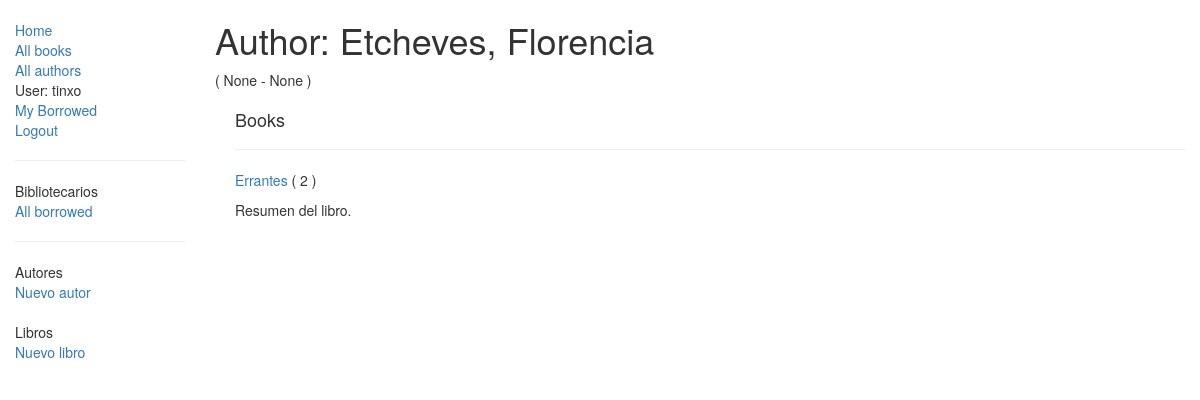
Before: /catalog/author/1 (signed in) with the older database file.
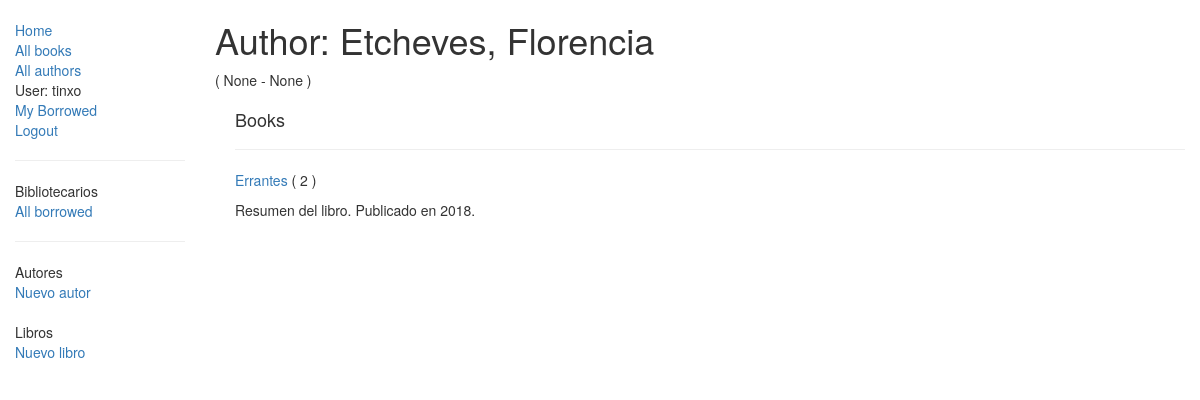
After: the same page with the newer database file.
### catalog/models.py (models this page shows, shortened)
class Book(models.Model):
    title = models.CharField(max_length=200)
    author = models.ForeignKey('Author', on_delete=models.SET_NULL, null=True)
    summary = models.TextField(max_length=1000, help_text="Enter a brief description of the book")
    isbn = models.CharField('ISBN',max_length=13, help_text='13 Character <a href="https://www.isbn-international.org/content/what-isbn">ISBN number</a>')
    genre = models.ManyToManyField(Genre, help_text="Select a genre for this book")
    lenguaje = models.ForeignKey('Lenguaje', on_delete=models.SET_NULL, null=True)
    def get_absolute_url(self):
        return reverse('book-detail', args=[str(self.id)])
    def display_genre(self):
        """
        Creates a string for the Genre. This is required to display genre in Admin.
        """
        return ', '.join([ genre.name for genre in self.genre.all()[:3] ])
    display_genre.short_description = 'Genre'
    class Meta:
        permissions = (
            ("can_add_mod_del_books", "Add, modify or delete books"),
        )

### catalog/views.py (the view)
# urls.py: url(r'^author/(?P<pk>\d+)$', views.AuthorDetailView.as_view(), name='author-detail'),
class AuthorDetailView(LoginRequiredMixin, generic.DetailView):
    model = Author

### catalog/models.py (called while the page is built)
    def __str__(self):
        return '{0}, {1}'.format(self.last_name, self.first_name)

### catalog/templates/catalog/author_detail.html
{% extends "base_generic.html" %}
{% block content %}
  <h1>Author: {{ author }}</h1>
  <p>( {{ author.date_of_birth }} - {{author.date_of_death}} )</p>
  <div style="margin-left:20px;margin-top:20px">
    <h4>Books</h4>
    {% for book in author.book_set.all %}
    <hr>
    <p> <a href="{{ book.get_absolute_url }}"> {{ book.title }}</a> ( {{book.bookinstance_set.all.count }} ) </p>
    <p> {{book.summary}} </p>
    {% endfor %}
  </div>
{% endblock %}

Changed rows visible on the page:
changed Book "Errantes": summary "Resumen del libro." → "Resumen del libro. Publicado en 2018."
